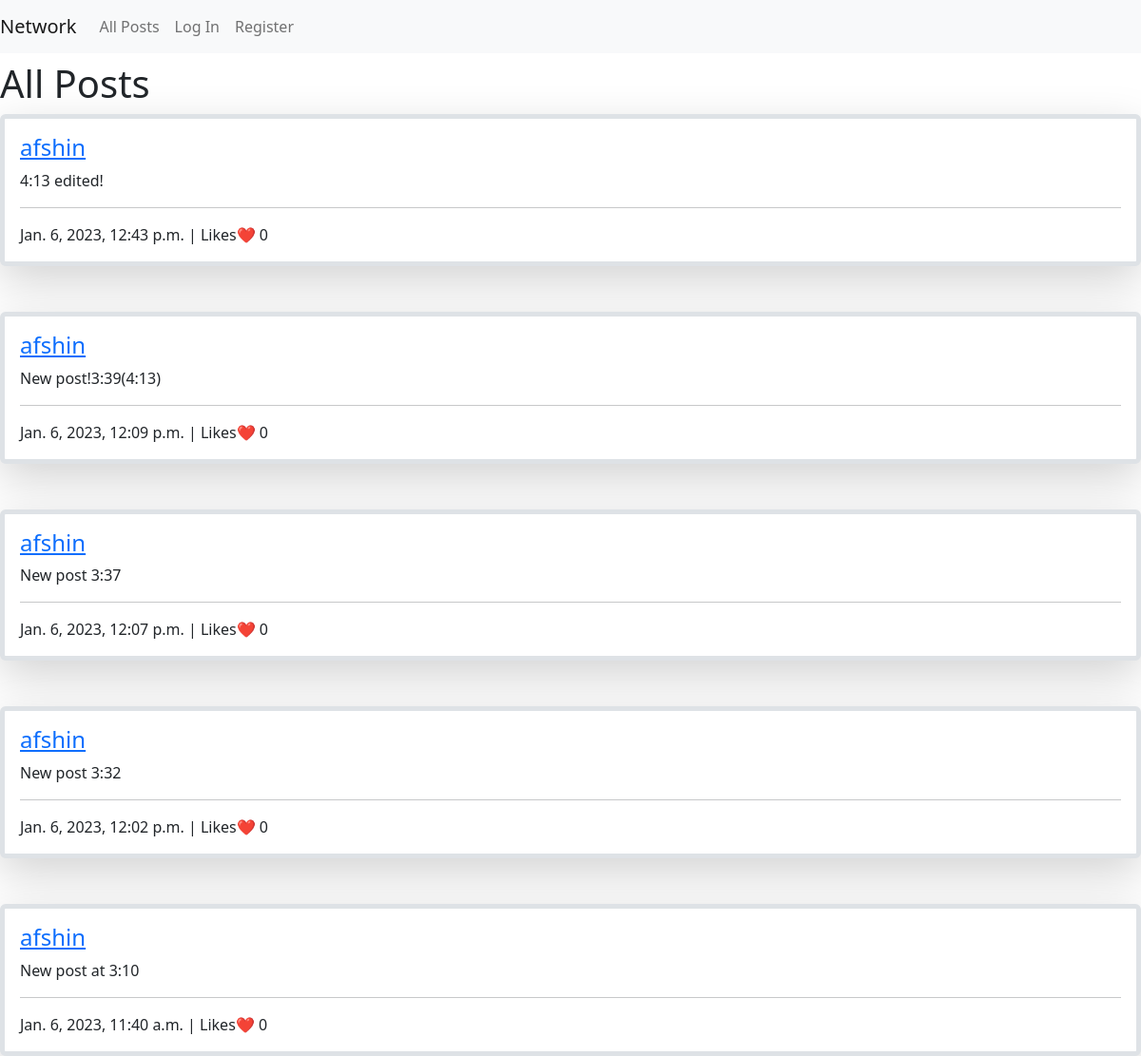
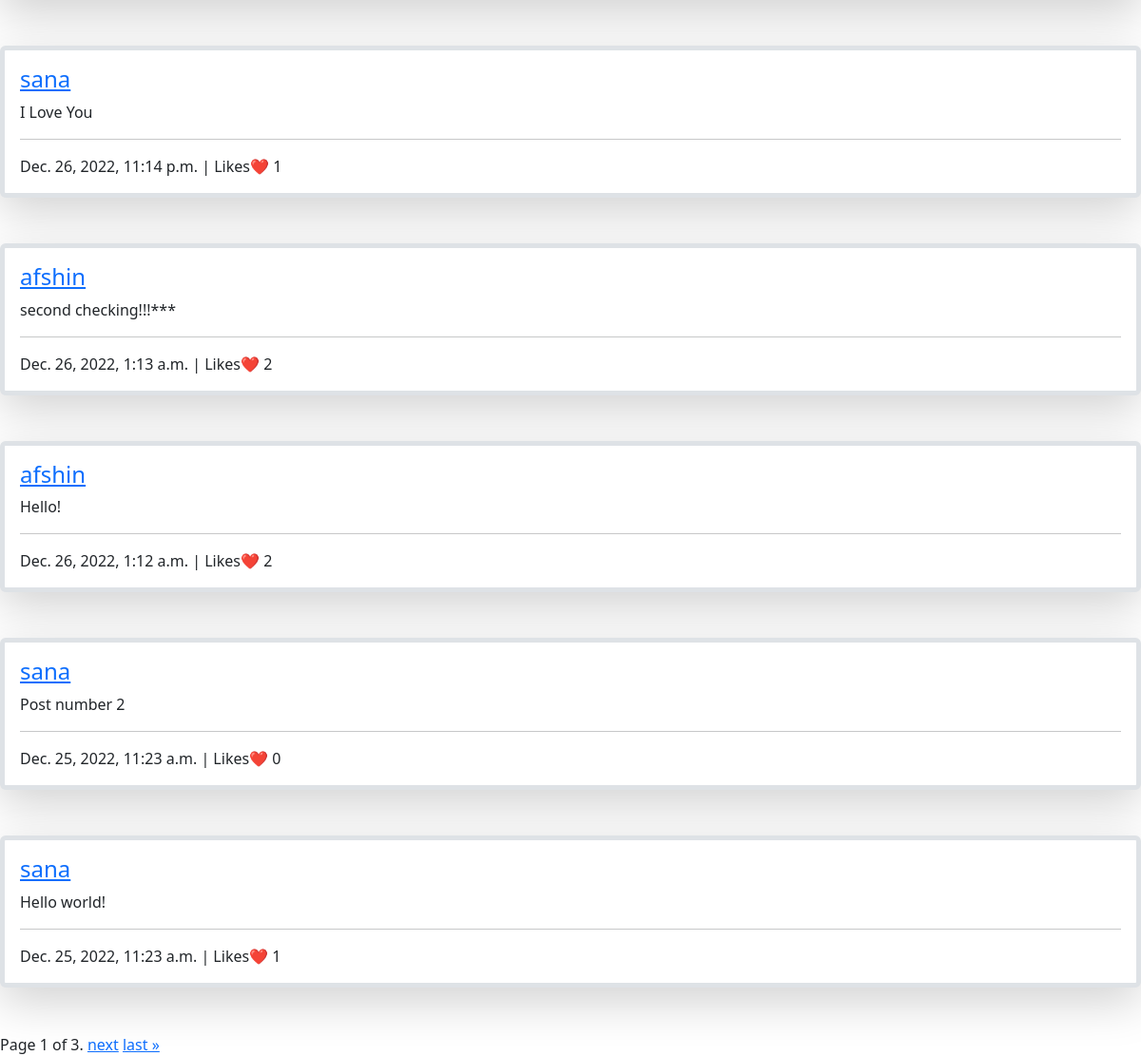
Screenshot of /?profile=all&page=1 with the database file from the repository (2 pictures, top to bottom).
### network/models.py (models this page shows, shortened)
class Post(models.Model):
    user = models.ForeignKey("User", on_delete=models.CASCADE, related_name="posts")
    body = models.TextField(blank=True)
    timestamp = models.DateTimeField(auto_now_add=True)
    def countlikes(self):
        likes = Like.objects.filter(post=self)
        count = len(likes)
        return count

class User(AbstractUser):
    def follower_list(self):
        return [follower.follower.id for follower in self.follower.all()] #user_id of the followers will be listed

### network/views.py (the view, shortened to what this page needs)
# urls.py: path("", views.index, name="index"),
def index(request):
    posts = Post.objects.all()
    posts = posts.order_by("-timestamp").all()
    users = User.objects.all()
    users_ids = [user.id for user in users]
    page_number = request.GET.get('page')
    profile = request.GET.get('profile')
    profile_view = False
    network_view = False
    newPost_view = False
    posts_view = False
    user_profile = None
    try:
        int(profile)
        if int(profile) in users_ids:
            user_profile = users.get(id=int(profile))
            posts = posts.filter(user=user_profile)
            header1 = f"{user_profile}'s profile"
            profile_view = True
            if user_profile == request.user:
                newPost_view = True
            posts_view = True
        else:
            header1 = 'all posts'
            newPost_view = True
            posts_view = True
    except:
        if profile == 'myprofile':
            posts = posts.filter(user=request.user)
            header1 = f"{request.user}'s profile"
            profile = request.user.id
            user_profile = request.user
            profile_view = True
            newPost_view = True
            posts_view = True
        elif profile == 'network':
            header1 = 'Network'
            network_view = True
        else:
            header1 = 'all posts'
            newPost_view = True
            posts_view = True
    paginator = Paginator(posts, 10) # Show 10 posts per page.
    page_obj = paginator.get_page(page_number)
    context = {
        'page_obj':page_obj,
        'header1':header1,
        'profile':profile,
        'users':users,
        'profile_view':profile_view,
        'user_profile':user_profile,
        'network_view':network_view,
        'newPost_view': newPost_view,
        'posts_view': posts_view
    }
    return render(request, "network/index.html", context)

### network/templates/network/index.html (shortened to what this page needs)
{% extends "network/layout.html" %}
{% load static %}
{% block body %}
<h1>{{ header1|title }}</h1>
{% if posts_view %}
    <div id='allposts-view' data-activeuserid={{ request.user.id }}>
        {% for post in page_obj %}
            <div data-activeuserid={{ request.user.id }} data-user_id={{ post.user.id }} data-post_id={{ post.id }} class="post border rounded border-5 shadow-lg p-3 mb-5 bg-body">
                <h4><a href='?profile={{ post.user.id }}'>{{ post.user }}</a></h4>
                <text class="currentPostBody">{{ post.body }}</text>
                <hr>
                <time>{{ post.timestamp }}</time>
                | Likes❤️
                <text class="likescount">{{ post.countlikes }}</text>
            </div>
        {% empty %}
        There are no posts available!
        {% endfor %}
    </div>
    <div class="pagination">
        <span class="step-links">
            <span class="current">
                Page {{ page_obj.number }} of {{ page_obj.paginator.num_pages }}.
            </span>
            {% if page_obj.has_next %}
                <a href="?profile={{ profile }}&page={{ page_obj.next_page_number }}">next</a>
                <a href="?profile={{ profile }}&page={{ page_obj.paginator.num_pages }}">last &raquo;</a>
            {% endif %}
        </span>
    </div>
{% endif %}
{% endblock %}

### rows the page displays
Post: user "afshin", body "4:13 edited!", timestamp "Jan. 6, 2023, 12:43 p.m.", countlikes "0"
Post: user "afshin", body "New post!3:39(4:13)", timestamp "Jan. 6, 2023, 12:09 p.m.", countlikes "0"
Post: user "afshin", body "New post 3:37", timestamp "Jan. 6, 2023, 12:07 p.m.", countlikes "0"
Post: user "afshin", body "New post 3:32", timestamp "Jan. 6, 2023, 12:02 p.m.", countlikes "0"
Post: user "afshin", body "New post at 3:10", timestamp "Jan. 6, 2023, 11:40 a.m.", countlikes "0"
Post: user "sana", body "I Love You", timestamp "Dec. 26, 2022, 11:14 p.m.", countlikes "1"
Post: user "afshin", body "second checking!!!***", timestamp "Dec. 26, 2022, 1:13 a.m.", countlikes "2"
Post: user "afshin", body "Hello!", timestamp "Dec. 26, 2022, 1:12 a.m.", countlikes "2"
Post: user "sana", body "Post number 2", timestamp "Dec. 25, 2022, 11:23 a.m.", countlikes "0"
Post: user "sana", body "Hello world!", timestamp "Dec. 25, 2022, 11:23 a.m.", countlikes "1"

### other values shown
{{ header1|title }} "All Posts"
{{ page_obj.number }} "1"
{{ page_obj.paginator.num_pages }} "3"
